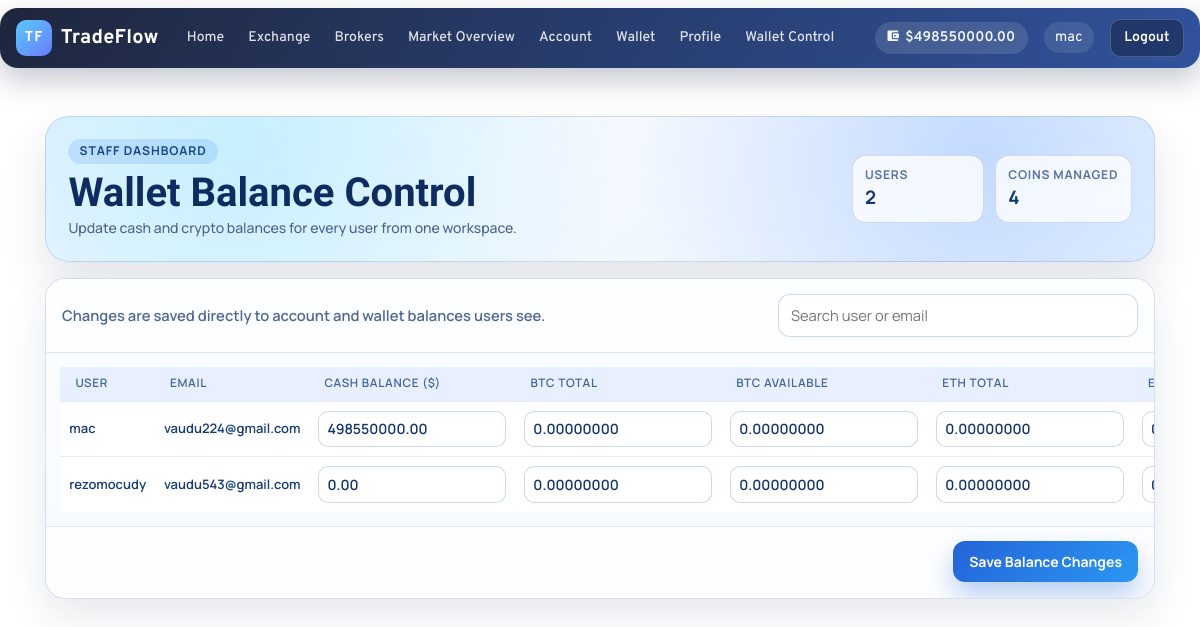
The app's page /admin-dashboard/wallets/ (signed in) with its own data.
### tradeflow/models.py (models this page shows, shortened)
class Account(models.Model):
    ACCOUNT_STATUS = (
        ('verified', 'Verified'),
        ('unverified', 'Unverified'),
    )
    user = models.OneToOneField(settings.AUTH_USER_MODEL, on_delete=models.CASCADE, related_name='tradeflow_account')
    balance = models.DecimalField(max_digits=12, decimal_places=2)
    account_type = models.CharField(max_length=20, choices=[('cash', 'Cash'), ('margin', 'Margin')])
    account_status = models.CharField(max_length=10, choices=ACCOUNT_STATUS, default='unverified')
    total_withdrawals = models.DecimalField(max_digits=12, decimal_places=2, default=Decimal('0.00'))
    withdrawal_limit = models.DecimalField(max_digits=12, decimal_places=2, default=Decimal('10000.00'))
    created = models.DateTimeField(auto_now_add=True)
    updated = models.DateTimeField(auto_now=True)

class CryptoBalance(models.Model):
    CRYPTO_CHOICES = [
        ('USD', 'US Dollar'),
        ('BTC', 'Bitcoin'),
        ('ETH', 'Ethereum'),
        ('BNB', 'Binance Coin'),
        ('USDT', 'Tether'),
        ('SOL', 'Solana'),
        ('XRP', 'XRP'),
        ('USDC', 'USD Coin'),
    ]
    account = models.ForeignKey(Account, on_delete=models.CASCADE, related_name='crypto_balances')
    crypto_type = models.CharField(max_length=10, choices=CRYPTO_CHOICES)
    total_balance = models.DecimalField(max_digits=18, decimal_places=8, default=Decimal('0.00'))
    available_balance = models.DecimalField(max_digits=18, decimal_places=8, default=Decimal('0.00'))
    wallet_address = models.CharField(max_length=255, blank=True)
    created = models.DateTimeField(auto_now_add=True)
    updated = models.DateTimeField(auto_now=True)
    class Meta:
        unique_together = ('account', 'crypto_type')
        verbose_name_plural = 'Crypto Balances'

### tradeflow/views.py (the view, shortened to what this page needs)
# urls.py: path('admin-dashboard/wallets/', views.admin_wallet_dashboard, name='admin-wallet-dashboard'),
@login_required
def admin_wallet_dashboard(request):
    if not (request.user.is_staff or request.user.is_superuser):
        raise PermissionDenied
    user_model = get_user_model()
    users = user_model.objects.all().order_by("username")
    accounts = [_get_or_create_account(user) for user in users]
    rows, coins = _build_wallet_rows(accounts, MANAGED_WALLET_COINS)
    context = {
        "rows": rows,
        "coins": coins,
        "total_users": len(rows),
        "title": "Wallet Control",
    }
    return render(request, "tradeflow/admin_wallet_dashboard.html", context)

### tradeflow/views.py (called while the page is built)
def _get_or_create_account(user):
    account, _ = Account.objects.get_or_create(
        user=user,
        defaults={
            'balance': Decimal("0.00"),
            'account_type': 'cash',
            'account_status': 'unverified',
        }
    )
    return account

### tradeflow/templates/tradeflow/admin_wallet_dashboard.html (shortened to what this page needs)
{% extends "main.html" %}
{% block content %}
<section class="tf-admin-wallet-shell">
  <div class="tf-admin-wallet-hero">
    <div class="tf-admin-wallet-head">
      <div>
        <span class="tf-admin-wallet-kicker">Staff Dashboard</span>
        <h1 class="tf-admin-wallet-title">Wallet Balance Control</h1>
        <p class="tf-admin-wallet-subtitle">
          Update cash and crypto balances for every user from one workspace.
        </p>
      </div>
      <div class="tf-admin-wallet-stats">
        <div class="tf-admin-wallet-stat">
          <p>Users</p>
          <strong>{{ total_users }}</strong>
        </div>
        <div class="tf-admin-wallet-stat">
          <p>Coins Managed</p>
          <strong>{{ coins|length }}</strong>
        </div>
      </div>
    </div>
  </div>
  <div class="tf-admin-wallet-panel">
    <div class="tf-admin-wallet-toolbar">
      <p class="tf-admin-wallet-note">
        Changes are saved directly to account and wallet balances users see.
      </p>
      <div class="tf-admin-wallet-search-wrap">
        <input
          id="walletSearchInput"
          class="tf-admin-wallet-search"
          type="search"
          placeholder="Search user or email"
        >
      </div>
    </div>
    <form method="post">
      <div class="tf-admin-wallet-table-wrap">
        <table class="table tf-admin-wallet-table">
          <thead>
            <tr>
              <th>User</th>
              <th>Email</th>
              <th>Cash Balance ($)</th>
              {% for coin in coins %}
                <th>{{ coin.code }} Total</th>
                <th>{{ coin.code }} Available</th>
              {% endfor %}
            </tr>
          </thead>
          <tbody id="walletTableBody">
            {% for row in rows %}
              <tr data-search="{{ row.user.username|lower }} {{ row.user.email|default:''|lower }}">
                <td class="tf-admin-wallet-user">{{ row.user.username }}</td>
                <td class="tf-admin-wallet-email">{{ row.user.email|default:"-" }}</td>
                <td>
                  <input
                    class="tf-admin-number"
                    type="number"
                    min="0"
                    step="0.01"
                    name="account_{{ row.account.id }}_cash_balance"
                    value="{{ row.account.balance }}"
                    required
                  >
                </td>
                {% for coin_data in row.coin_balances %}
                  <td>
                    <input
                      class="tf-admin-number"
                      type="number"
                      min="0"
                      step="0.00000001"
                      name="account_{{ row.account.id }}_{{ coin_data.coin.code }}_total_balance"
                      value="{{ coin_data.balance.total_balance }}"
                      required
                    >
                  </td>
                  <td>
                    <input
                      class="tf-admin-number"
                      type="number"
                      min="0"
                      step="0.00000001"
                      name="account_{{ row.account.id }}_{{ coin_data.coin.code }}_available_balance"
                      value="{{ coin_data.balance.available_balance }}"
                      required
                    >
                  </td>
                {% endfor %}
              </tr>
            {% empty %}
              <tr>
                <td class="tf-admin-empty" colspan="99">No users found.</td>
              </tr>
            {% endfor %}
          </tbody>
        </table>
      </div>
      <div class="tf-admin-wallet-actions">
        <button type="submit" class="tf-admin-save-btn">Save Balance Changes</button>
      </div>
    </form>
  </div>
</section>
{% endblock content %}

### templates/main.html (shortened to what this page needs)
<!DOCTYPE html>
<html lang="en">
<head>
    {% load static %}
    <link rel="stylesheet" href="{% static "assets/css/bootstrap.min.css" %}">
    <link rel="stylesheet" href="{% static "assets/css/ionicons.min.css" %}">
    <link rel="stylesheet" href="{% static "assets/css/style.css" %}">
    <link rel="stylesheet" href="{% static "assets/css/modern-ui.css" %}">
</head>
<body>
    {% include "navbar.html" %}
    <main class="container py-4">
        {% block content %}
        {% endblock content %}
    </main>
</body>
</html>

### templates/navbar.html (shortened to what this page needs)
{% load static %}
<header class="tf-nav-wrap mb-4">
    <nav class="navbar navbar-expand-lg tf-nav">
        <a class='navbar-brand font-weight-bold tf-brand' href="{% url 'broker' %}">
            <span class="tf-brand-mark">TF</span>
            <span class="tf-brand-text">TradeFlow</span>
        </a>
        <div class="collapse navbar-collapse" id="headerMenu">
            <ul class="navbar-nav mr-auto tf-nav-links">
                <li class="nav-item">
                    <a class="nav-link tf-nav-link" href="{% url 'broker' %}">Home</a>
                </li>
                <li class="nav-item">
                    <a class="nav-link tf-nav-link" href="{% url 'exchange' %}">Exchange</a>
                </li>
                <li class="nav-item">
                    <a class="nav-link tf-nav-link" href="{% url 'brokers' %}">Brokers</a>
                </li>
                <li class="nav-item">
                    <a class="nav-link tf-nav-link" href="{% url 'market-overview' %}">Market Overview</a>
                </li>
                {% if request.user.is_authenticated %}
                <li class="nav-item">
                    <a class="nav-link tf-nav-link" href="{% url 'account-summary' %}">Account</a>
                </li>
                <li class="nav-item">
                    <a class="nav-link tf-nav-link" href="{% url 'wallet' %}">Wallet</a>
                </li>
                <li class="nav-item">
                    <a class="nav-link tf-nav-link" href="{% url 'users:profile' %}">Profile</a>
                </li>
                {% if request.user.is_staff or request.user.is_superuser %}
                <li class="nav-item">
                    <a class="nav-link tf-nav-link" href="{% url 'admin-wallet-dashboard' %}">Wallet Control</a>
                </li>
                {% endif %}
                {% endif %}
            </ul>
            <ul class="navbar-nav ml-auto align-items-center tf-nav-actions">
                {% if request.user.is_authenticated %}
                    {% if request.user.tradeflow_account %}
                        <li class="nav-item mr-2">
                            <span class="tf-balance-pill">
                                <i class="icon ion-md-wallet"></i>
                                ${{ request.user.tradeflow_account.balance }}
                            </span>
                        </li>
                    {% endif %}
                    <li class="nav-item d-flex align-items-center mr-2">
                        <span class="tf-user-chip">{{ request.user.username }}</span>
                    </li>
                    <li class="nav-item">
                        <a class="tf-btn tf-btn-dark" href="{% url 'users:logout' %}">Logout</a>
                    </li>
                {% endif %}
            </ul>
        </div>
    </nav>
</header>

### static/assets/css/style.css (style rules this page uses)
body { font-family: 'Overpass', sans-serif; font-size: 14px; line-height: 1.5; color: #18214D; background: #FFFFFF; font-weight: 400; }
a, a:hover { text-decoration: none; transition: 0.3s; }
ul, ol { margin: 0; padding: 0; list-style: none; }
thead tr th { padding: 8px 15px !important; }
thead th { color: #758696; font-size: 13px; font-weight: 600; border: 0 !important; }
tbody tr { color: #4a4a4a; }
.table td, .table th { border-top: 1px solid #f0f3fa; }
header nav a { color: #18214d; }
header .navbar-brand { padding: 0; }
.navbar-expand-lg .navbar-nav .nav-link { padding-right: 1rem; padding-left: 1rem; }
.table { margin-bottom: 0; }
.table td { font-size: 13px; padding: 10px 18px; }

### static/assets/css/modern-ui.css (style rules this page uses)
.tf-nav-wrap { position: sticky; top: 0; z-index: 1000; }
.tf-nav { border-radius: 18px; margin: 0.5rem auto; padding: 0.7rem 1rem; background: linear-gradient(120deg, rgba(12, 20, 45, 0.92), rgba(31, 68, 148, 0.92)); backdrop-filter: blur(10px); box-shadow: 0 12px 30px rgba(17, 30, 65, 0.25); }
.tf-brand { display: inline-flex; align-items: center; gap: 0.55rem; color: #fff; }
.tf-brand-mark { display: inline-flex; align-items: center; justify-content: center; width: 36px; height: 36px; border-radius: 10px; font-size: 0.9rem; letter-spacing: 0.08em; background: linear-gradient(135deg, #59c9ff, #6a7cff); color: #fff; }
.tf-brand-text { font-weight: 700; letter-spacing: 0.01em; }
.tf-nav-link { color: rgba(255, 255, 255, 0.85) !important; font-weight: 500; border-radius: 10px; padding: 0.45rem 0.75rem !important; transition: all 0.2s ease; }
.tf-nav-actions { gap: 0.5rem; }
.tf-balance-pill { display: inline-flex; align-items: center; gap: 0.4rem; border-radius: 999px; padding: 0.35rem 0.8rem; font-weight: 600; color: #f4f9ff; background: rgba(255, 255, 255, 0.12); }
.tf-user-chip { display: inline-flex; align-items: center; border-radius: 999px; padding: 0.3rem 0.7rem; font-size: 0.9rem; color: #fff; background: rgba(255, 255, 255, 0.1); }
.tf-btn { display: inline-block; border-radius: 10px; padding: 0.45rem 0.85rem; font-weight: 600; border: 1px solid transparent; transition: transform 0.15s ease, box-shadow 0.2s ease, background 0.2s ease; }
.tf-btn-dark { color: #fff; background: rgba(0, 0, 0, 0.3); border-color: rgba(255, 255, 255, 0.2); }

### records on screen
Account: user.username "mac", user.email "vaudu224@gmail.com", account.balance "498550000.00"
CryptoBalance: balance.total_balance "0.00000000", balance.available_balance "0.00000000"
CryptoBalance: balance.total_balance "0.00000000", balance.available_balance "0.00000000"
Account: user.username "rezomocudy", user.email "vaudu543@gmail.com", account.balance "0.00"
CryptoBalance: balance.total_balance "0.00000000", balance.available_balance "0.00000000"
CryptoBalance: balance.total_balance "0.00000000", balance.available_balance "0.00000000"

### other values on screen
{{ request.user.tradeflow_account.balance }} "498550000.00"
{{ request.user.username }} "mac"
{{ total_users }} "2"
{{ coins|length }} "4"
{{ coin.code }} "BTC" "ETH"
{{ coin.code }} "BTC"
